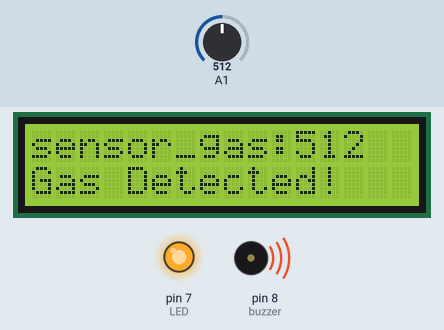
This sketch was run on a simulated Arduino Uno, built with avr-gcc and run on an emulated ATmega328P. Parts: 16×2 character LCD, output pins drawn as LEDs (lit = HIGH), buzzer (waves = sounding, pin HIGH). The test bench sets the inputs (shaded band); at power-on: A1 = 512. What the sketch prints to the serial monitor is not drawn.

Above: at 1.6 s.
1.7 s: A1 set to 313
At 4.2 s:
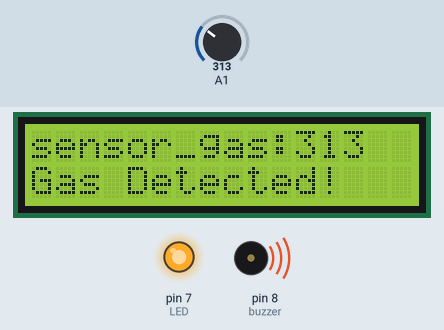
4.6 s: A1 set to 281
At 7.7 s:
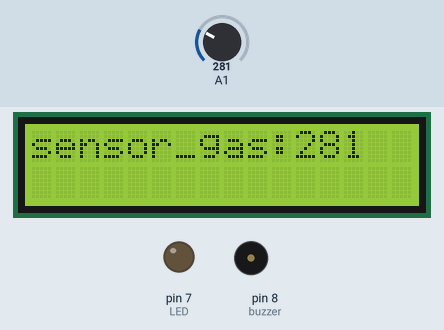
8.6 s: A1 set to 306
At 12.4 s:
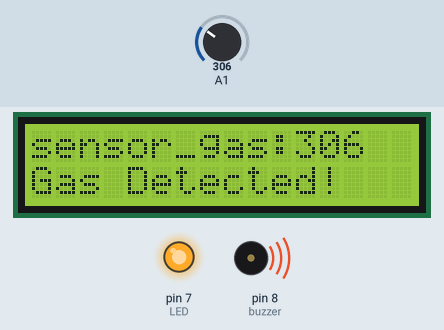
Timing chart, 0 to 13.9 s (numbered marks = the images above; inputs shaded):
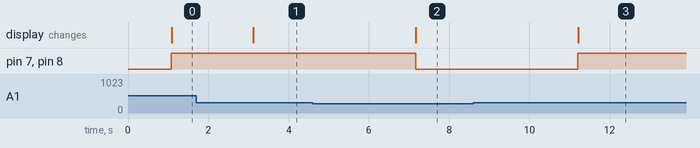

The sketch:

sensor-udara.ino
```cpp
#include <Wire.h>
#include <LiquidCrystal_I2C.h>

LiquidCrystal_I2C lcd(0x27, 16, 2);

int valorsensorgas;
int LED = 7;
int buzzer = 8; // Define pin for the buzzer

// Tentukan batas bawah dan atas untuk deteksi gas
const int gasThresholdLow = 300;
const int gasThresholdHigh = 1000;

void setup() {
  pinMode(LED, OUTPUT);
  pinMode(buzzer, OUTPUT); // Set buzzer pin as output
  lcd.init(); // Inisialisasi LCD
  lcd.backlight(); // Mengaktifkan lampu latar LCD
  Serial.begin(9600);
}

void loop() {
  valorsensorgas = analogRead(A1);
  delay(1000);

  lcd.clear();
  lcd.print("sensor_gas:");
  lcd.print(valorsensorgas, 1);
  Serial.print(valorsensorgas);
  Serial.println();

  // Cek apakah nilai sensor gas berada dalam rentang tertentu
  if (valorsensorgas >= gasThresholdLow && valorsensorgas <= gasThresholdHigh) {
    digitalWrite(LED, HIGH); // Nyalakan LED
    digitalWrite(buzzer, HIGH); // Nyalakan buzzer
    lcd.setCursor(0, 1); // Move the cursor to the second line
    lcd.print("Gas Detected!"); // Display message for high gas level
  } else {
    digitalWrite(LED, LOW); // Matikan LED
    digitalWrite(buzzer, LOW); // Matikan buzzer
  }
  delay(1000);
}
```

Measured:
- the behaviour switches between 300 and 299 on A1 (found by bisection; images 1 and 2)
- after the input at 1.7 s, the display: changes after 1.4 s (image 1)
- after the input at 4.6 s, pin 7 (LED), pin 8 (buzzer): HIGH → LOW after 2.6 s; the display: changes after 2.6 s (image 2)
- after the input at 8.6 s, pin 7 (LED), pin 8 (buzzer): LOW → HIGH after 2.6 s; the display: changes after 2.6 s (image 3)
